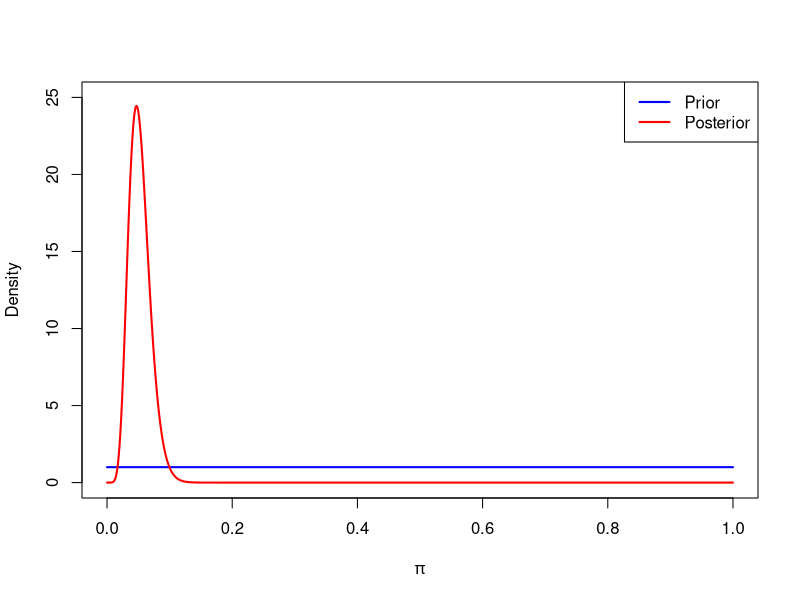
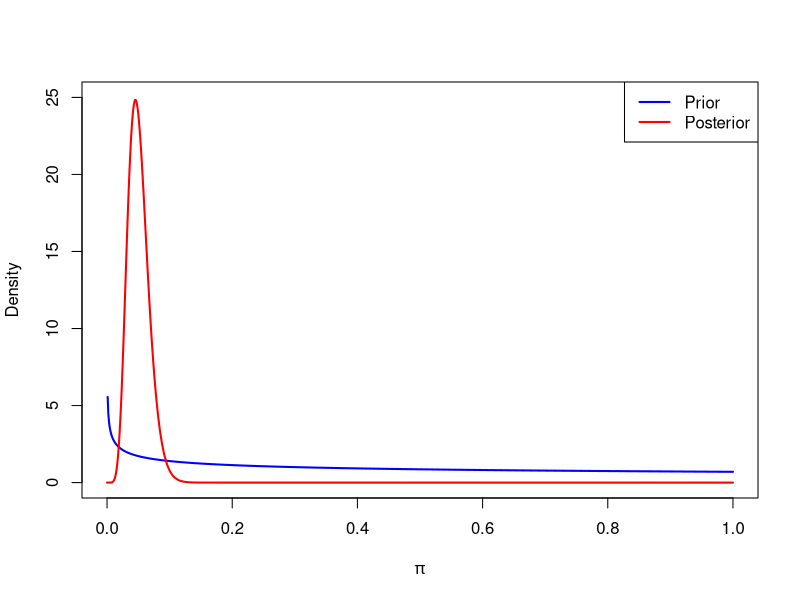
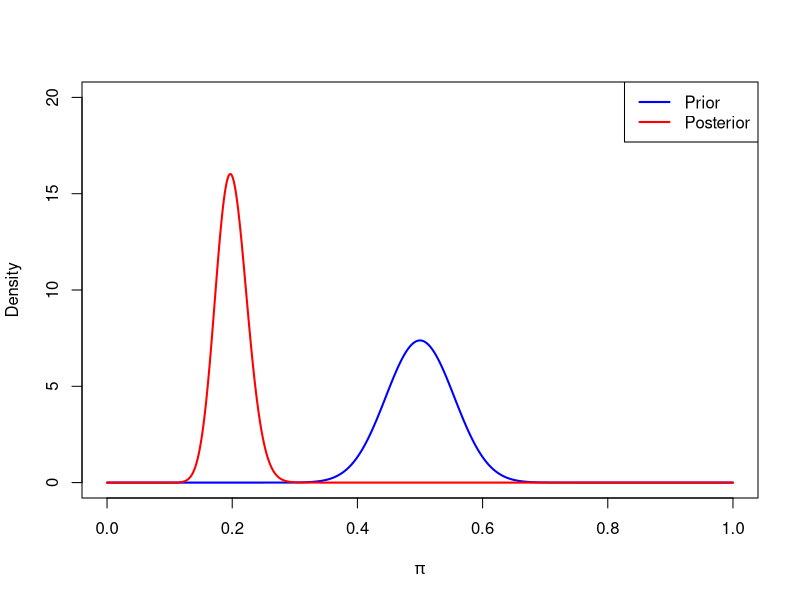
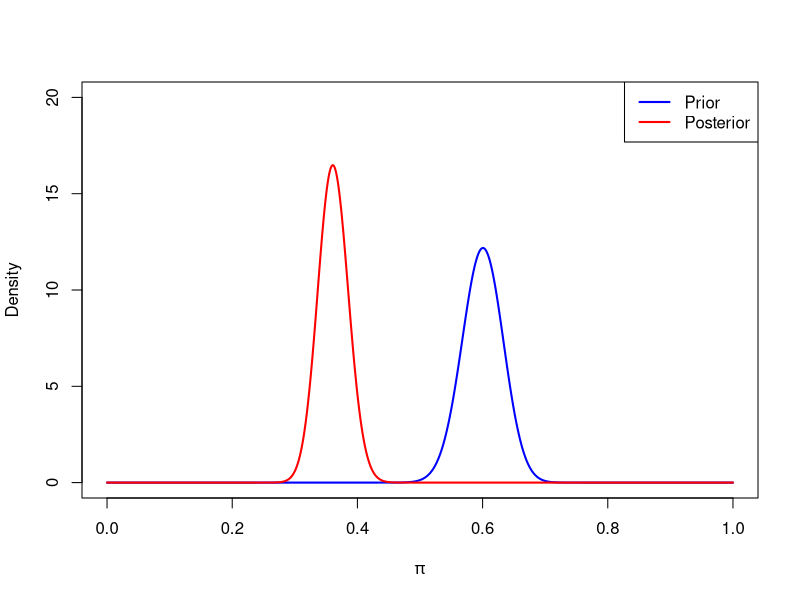
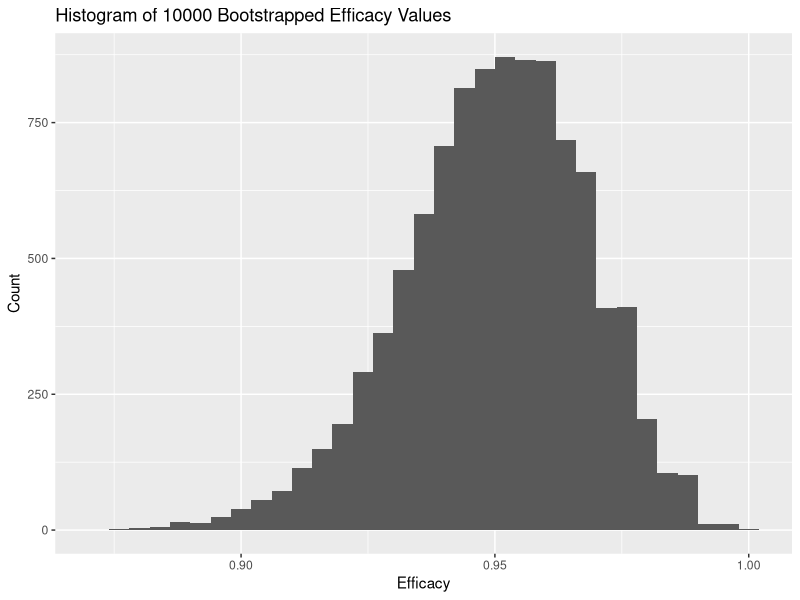

Here is the R script that generated these plots, in order:
## ---- chunk 1
knitr::opts_chunk$set(echo = TRUE)
library(tidyverse)
library(LearnBayes) 
## ---- chunk 2
# converts from pi values to efficacy values (psi)
efficacy <- function(pi) {
  return ((1 - 2*pi) / (1 - pi))
}
## ---- chunk 3

x <- seq(0, 1, length.out = 1000)

pdf_beta1 <- dbeta(x, 1, 1)
pdf_beta2 <- dbeta(x, 8 + 1, 170 - 8 + 1)

plot(x, pdf_beta1, type = "l", col = "blue", lwd = 2, ylab = "Density", xlab = expression(pi), xlim = c(0, 1), ylim=c(0, 25))
lines(x, pdf_beta2, col = "red", lwd = 2)
legend("topright", legend = c("Prior", "Posterior"), col = c("blue", "red"), lwd = 2)
## ---- chunk 4

x <- seq(0, 1, length.out = 1000)

pdf_beta1 <- dbeta(x, 0.700102, 1)
pdf_beta2 <- dbeta(x, 8 + 0.700102, 170 - 8 + 1)

plot(x, pdf_beta1, type = "l", col = "blue", lwd = 2, ylab = "Density", xlab = expression(pi), xlim = c(0, 1), ylim=c(0, 25))
lines(x, pdf_beta2, col = "red", lwd = 2)
legend("topright", legend = c("Prior", "Posterior"), col = c("blue", "red"), lwd = 2)
## ---- chunk 5

x <- seq(0, 1, length.out = 1000)

pdf_beta1 <- dbeta(x, 43.04, 43.04)
pdf_beta2 <- dbeta(x, 8 + 43.04, 170 - 8 + 43.04)

plot(x, pdf_beta1, type = "l", col = "blue", lwd = 2, ylab = "Density", xlab = expression(pi), xlim = c(0, 1), ylim=c(0, 20))
lines(x, pdf_beta2, col = "red", lwd = 2)
legend("topright", legend = c("Prior", "Posterior"), col = c("blue", "red"), lwd = 2)
## ---- chunk 6

x <- seq(0, 1, length.out = 1000)

pdf_beta1 <- dbeta(x, 134.47, 89.76)
pdf_beta2 <- dbeta(x, 8 + 134.47, 170 - 8 + 89.76)

plot(x, pdf_beta1, type = "l", col = "blue", lwd = 2, ylab = "Density", xlab = expression(pi), xlim = c(0, 1), ylim=c(0, 20))
lines(x, pdf_beta2, col = "red", lwd = 2)
legend("topright", legend = c("Prior", "Posterior"), col = c("blue", "red"), lwd = 2)
## ---- chunk 7
set.seed(1130)
x_pop <- c(rep(1, 8), rep(0, 17403))
y_pop <- c(rep(1, 162), rep(0, 17349))

pi_hat_x <- 8 / (17411)
pi_hat_y <- 162 / (17511)

efficacy_initial <- (pi_hat_y - pi_hat_x)/pi_hat_y

B <- 10000

psi_stars <- lapply(1:B, FUN = function(i){
  samp_x <- sample(x_pop, length(x_pop), replace=T)
  samp_y <- sample(y_pop, length(y_pop), replace=T)
  xbar_star <- mean(samp_x)
  ybar_star <- mean(samp_y)
  psi_star <- (ybar_star - xbar_star) / ybar_star
  data.frame(psi_star)
})

psi_star_df <- data.frame(do.call(rbind, psi_stars))

ggplot(data=psi_star_df, mapping=aes(x=psi_star)) + 
  geom_histogram(binwidth = 0.004) +
  labs(title="Histogram of 10000 Bootstrapped Efficacy Values",
       x="Efficacy",
       y="Count"
       )
efficacy_se <- sd(psi_star_df$psi_star)


upper_efficacy <- efficacy_initial + 1.96 * efficacy_se
lower_efficacy <- efficacy_initial - 1.96 * efficacy_se

upper_efficacy_quantile <- quantile(psi_star_df$psi_star, probs=0.975)
lower_efficacy_quantile <- quantile(psi_star_df$psi_star, probs=0.025)
